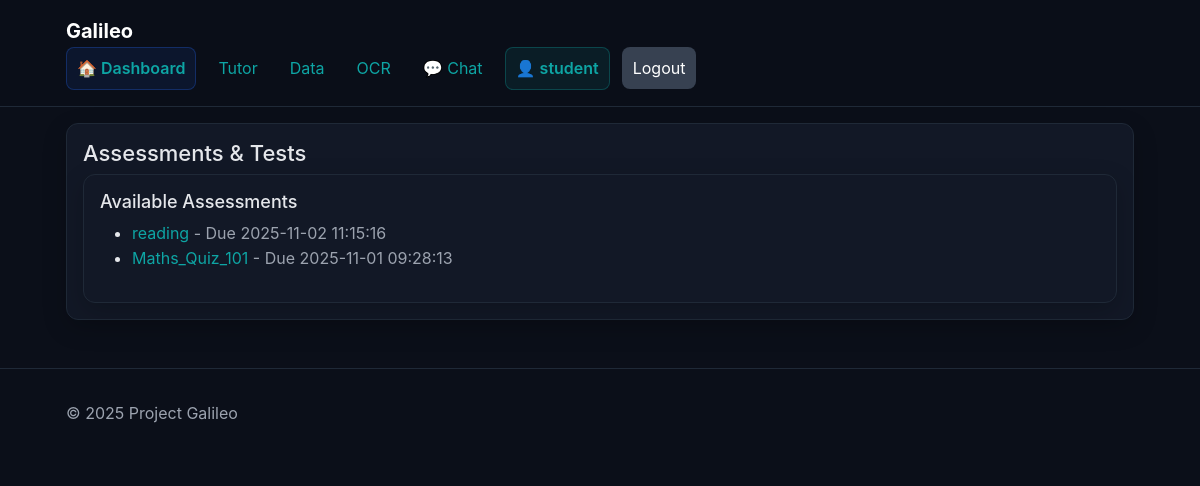
The app's page /assessments/ (signed in) with its own data.
### tables this page shows
CREATE TABLE users (
  id INTEGER PRIMARY KEY AUTOINCREMENT,
  email TEXT NOT NULL UNIQUE,
  password_hash TEXT NOT NULL,
  role TEXT NOT NULL CHECK (role IN ('student','teacher','admin')),
  full_name TEXT NOT NULL DEFAULT '',
  created_at TIMESTAMP NOT NULL DEFAULT CURRENT_TIMESTAMP
);

CREATE TABLE assignments (
  id INTEGER PRIMARY KEY AUTOINCREMENT,
  classroom_id INTEGER,
  title TEXT NOT NULL,
  content_json TEXT NOT NULL,            -- JSON string: {questions:[{q,options,answer}], ...}
  time_limit_minutes INTEGER DEFAULT 0,
  due_at TIMESTAMP NULL,
  created_at TIMESTAMP NOT NULL DEFAULT CURRENT_TIMESTAMP,
  FOREIGN KEY (classroom_id) REFERENCES classrooms(id) ON DELETE SET NULL
);

### app/routes/assessments.py (the view)
@assess_bp.route("/", methods=["GET"])
@login_required
def assess_home():
    tests = list_tests(current_user.id)
    classrooms = []
    if current_user.role in ['teacher', 'admin']:
        classrooms = list_classrooms_for_teacher(current_user.id)
    return render_template("assessments.html", tests=tests, classrooms=classrooms)

### app/auth.py (called while the page is built)
def user_loader(user_id):
    db = get_db()
    row = db.execute("SELECT id, email, role, full_name FROM users WHERE id=?", (user_id,)).fetchone()
    if row:
        return User(row["id"], row["email"], row["role"], row["full_name"])
    return None

### app/db.py (called while the page is built)
def get_db():
    conn = getattr(g, "_db_conn", None)
    if conn is None:
        if current_app.config.get("DATABASE_URL") and not current_app.config.get("SQLITE_FALLBACK"):
            conn = get_mysql_connection()
        else:
            conn = get_sqlite_connection()
        g._db_conn = conn
    return conn

def get_sqlite_connection():
    path = current_app.config["SQLITE_PATH"]
    conn = sqlite3.connect(path, detect_types=sqlite3.PARSE_DECLTYPES)
    conn.row_factory = sqlite3.Row
    _ensure_schema(conn)
    return conn

def _ensure_schema(conn):
    if hasattr(conn, 'executescript'):  # SQLite
        conn.executescript(open("db/schema.sql", "r", encoding="utf-8").read())
        conn.commit()

### app/services/assessments_service.py (called while the page is built)
def list_tests(user_id:int):
    db = get_db()
    rows = db.execute("SELECT id, title, due_at FROM assignments ORDER BY id DESC").fetchall()
    return [dict(r) for r in rows]

### app/templates/assessments.html (shortened to what this page needs)
{% extends "base.html" %}
{% block content %}
<section class="card">
  <h2 class="h2">Assessments & Tests</h2>
  <div class="card">
    <h3 class="h3">Available Assessments</h3>
    {% if tests %}
    <ul class="list">
      {% for t in tests %}
      <li>
        <div style="display: flex; justify-content: space-between; align-items: center;">
          <div>
            <a href="/assessments/test/{{ t.id }}">{{ t.title }}</a>
            {% if t.due_at %}<span class="muted"> - Due {{ t.due_at }}</span>{% endif %}
          </div>
        </div>
      </li>
      {% endfor %}
    </ul>
    {% else %}
    <p class="muted">No assessments available yet.</p>
    {% endif %}
  </div>
</section>
{% endblock %}

### app/templates/base.html (shortened to what this page needs)
<!doctype html>
<html lang="en">
<head>
  <link href="https://cdn.jsdelivr.net/npm/bootstrap@5.1.3/dist/css/bootstrap.min.css" rel="stylesheet">
  <link rel="stylesheet" href="{{ url_for('static', filename='css/styles.css') }}">
</head>
<body>
  <header class="site-header">
    <div class="container">
      <a class="brand" href="/">Galileo</a>
      <nav class="nav">
        <a href="/" class="nav-dashboard">🏠 Dashboard</a>
        <a href="/tutor/">Tutor</a>
        <a href="/data/">Data</a>
        <a href="/ocr/">OCR</a>
        <a href="/notifications/live-chat">💬 Chat</a>
        {% if current_user.is_authenticated %}
        <span class="user-info">👤 {{ current_user.email.split('@')[0] }}</span>
        <a href="/auth/logout" class="btn btn-secondary">Logout</a>
        {% else %}
        <a href="/auth/login" class="btn btn-primary">Login</a>
        {% endif %}
      </nav>
    </div>
  </header>
  <main class="container fade-in">
    {% block content %}{% endblock %}
  </main>
  <footer class="site-footer">
    <div class="container">© {{ 2025 }} Project Galileo</div>
  </footer>
</body>
</html>

### app/static/css/styles.css (style rules this page uses)
:root { --primary: #2563eb; --accent: #0ea5a4; --bg: #0b0f19; --panel: #121826; --text: #e5e7eb; --muted: #9ca3af; --radius: 12px; }
* { box-sizing: border-box; }
body { margin: 0; font-family: Inter, system-ui, Segoe UI, Roboto, Arial, sans-serif; background: var(--bg); color: var(--text); line-height: 1.55; }
a { color: var(--accent); text-decoration: none; }
.container { max-width: 1100px; margin: 0 auto; padding: 16px; }
.site-header { position: sticky; top: 0; background: rgba(11, 15, 25, 0.7); backdrop-filter: blur(10px); border-bottom: 1px solid #1f2937; }
.brand { font-weight: 700; font-size: 20px; color: #fff; margin-right: 16px; }
.nav { display: flex; gap: 12px; align-items: center; }
.nav a { padding: 8px 10px; border-radius: 8px; transition: background .2s; }
.nav-dashboard { background: rgba(37, 99, 235, 0.1) !important; border: 1px solid rgba(37, 99, 235, 0.3) !important; font-weight: 600 !important; }
.user-info { color: var(--accent); font-weight: 600; padding: 8px 10px; background: rgba(14, 165, 164, 0.1); border-radius: 8px; border: 1px solid rgba(14, 165, 164, 0.3); }
.site-footer { border-top: 1px solid #1f2937; margin-top: 32px; padding: 16px; color: var(--muted); }
.h2 { font-size: 22px; margin: 0 0 8px; }
.h3 { font-size: 18px; margin: 0 0 8px; }
.muted { color: var(--muted); }
.card { background: var(--panel); border: 1px solid #1f2937; border-radius: var(--radius); padding: 16px; box-shadow: 0 8px 24px rgba(0, 0, 0, 0.2); transition: transform .25s ease, box-shadow .25s ease; }
.btn { border: 1px solid #1f2937; background: #111827; color: #fff; border-radius: 10px; padding: 8px 12px; cursor: pointer; transition: all .2s; }
.btn-secondary { background: #374151; border-color: transparent; }
.fade-in { animation: fade .4s ease-in both; }

### records on screen
users: email "student"
assignments: title "reading", due_at "2025-11-02 11:15:16"
assignments: title "Maths_Quiz_101", due_at "2025-11-01 09:28:13"

### other values on screen
{{ 2025 }} "2025"
